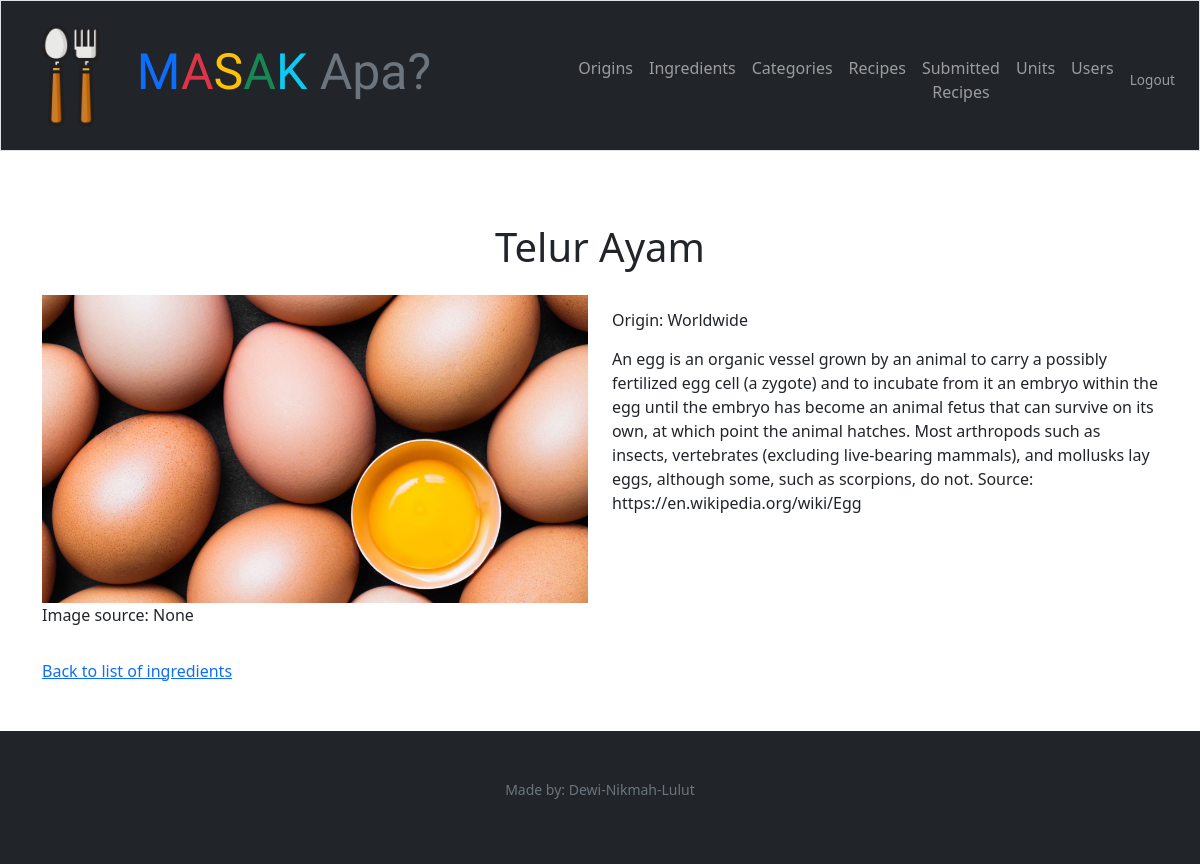
Before: /admin/ingredients/16/view (signed in) with the older database file.
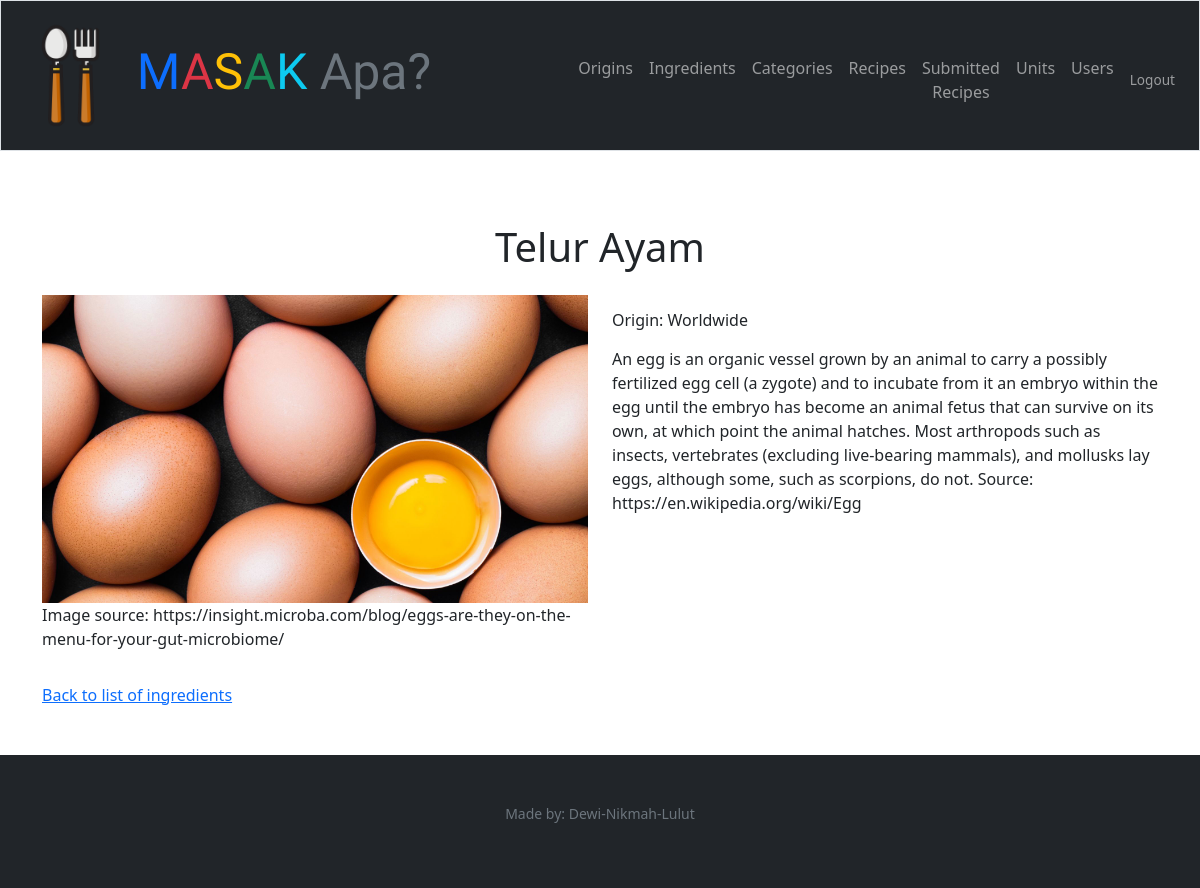
After: the same page with the newer database file.
### tables this page shows
CREATE TABLE "ingredients" (
	"id"	integer NOT NULL,
	"image"	varchar,
	"name"	varchar NOT NULL,
	"origin_id"	integer NOT NULL,
	"category_id"	integer NOT NULL,
	"description"	text NOT NULL,
	"created_at"	datetime DEFAULT CURRENT_TIMESTAMP,
	"updated_at"	datetime DEFAULT CURRENT_TIMESTAMP,
	"img_src"	TEXT,
	PRIMARY KEY("id" AUTOINCREMENT),
	FOREIGN KEY("category_id") REFERENCES "categories"("id") on delete cascade on update cascade,
	FOREIGN KEY("origin_id") REFERENCES "origins"("id") on delete cascade on update cascade
);

### app.py (the view)
@app.route("/admin/ingredients/<id>/view", methods=["GET"])
@login_admin_required
def admin_view_ingredient(id):
    ingredient = db.execute("select * from ingredients where id = ?",id)[0]
    origin = db.execute("select origin from origins inner join ingredients on origins.id = ingredients.origin_id where ingredients.id = ?", id)[0]
    return render_template("/admin/admin_view_ingredient.html", ingredient=ingredient, origin=origin)

### app.py (called while the page is built)
@app.after_request
def after_request(response):
    response.headers["Cache-Control"] = "no-cache, no-store, must-revalidate"
    response.headers["Expires"] = 0
    response.headers["Pragma"] = "no-cache"
    return response

### helpers.py (called while the page is built)
def login_admin_required(f):
    @wraps(f)
    def decorated_function(*args, **kwargs):
        if session.get("role") != 'admin':
            return redirect("/login")
        return f(*args, **kwargs)
    return decorated_function

### templates/admin/admin_view_ingredient.html (shortened to what this page needs)
{% extends "layout_admin.html" %}  {% block main %}
<div class="container">
  <h1 class="text-center my-4">{{ ingredient["name"] }}</h1>
  <div class="row">
    <div class="col-md-6">
      <img
        src="/static/uploads/{{ ingredient['image'] }}"
        style="width: 100%; height: auto"
      />
      <p>Image source: {{ ingredient['img_src'] }}</p>
    </div>
    <div class="col-md-6">
      <h6 class="my-3">Origin: {{ origin["origin"] }}</h6>
      <p>{{ ingredient["description"] }}</p>
    </div>
    <div class="mt-3">
      <a href="/admin/ingredients">Back to list of ingredients</a>
    </div>
  </div>
</div>
{% endblock %}

Changed rows visible on the page:
changed ingredients "Telur Ayam": img_src (not shown) → "https://insight.microba.com/blog/eggs-are-they-on-the-menu-for-your-gut-microbiome/"
Other visible differences:
{{ ingredient['img_src'] }}: "None" → (not shown)
